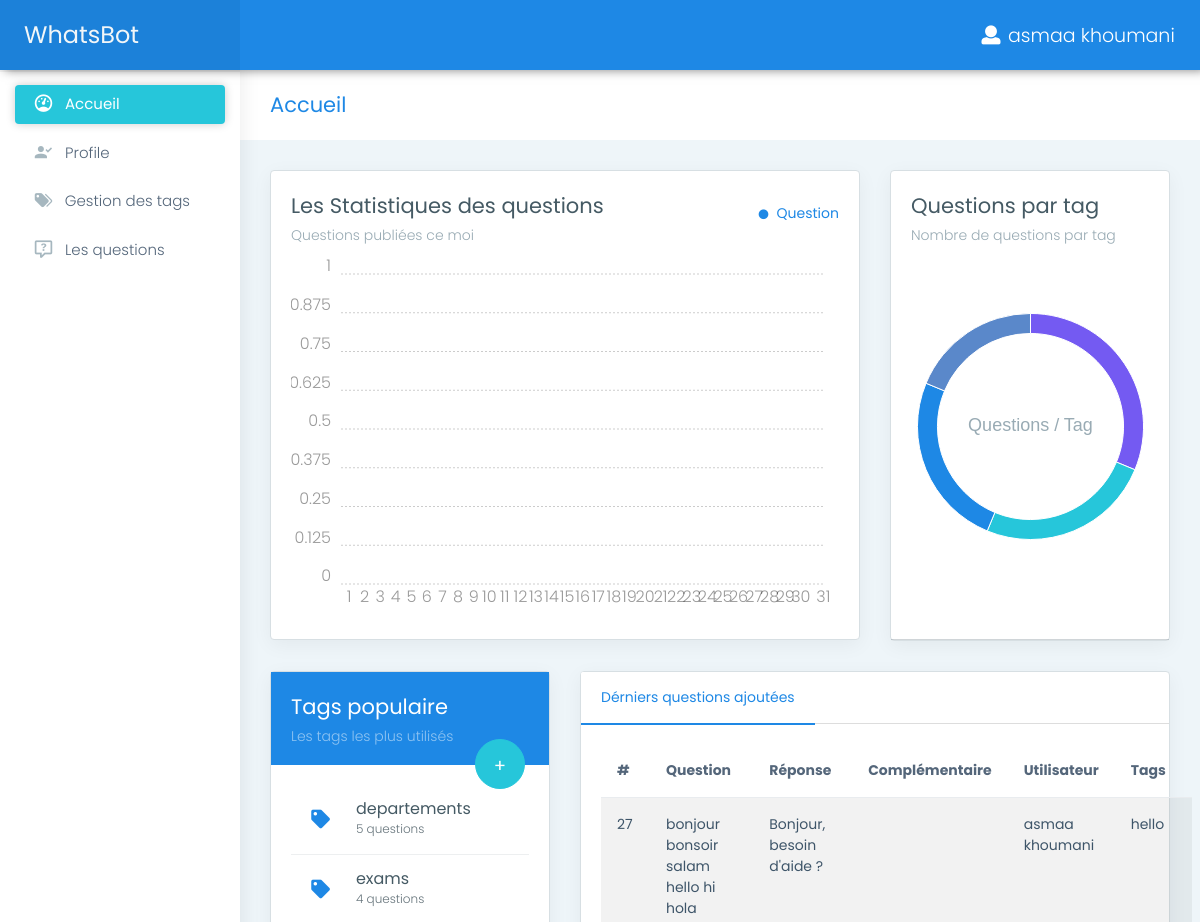
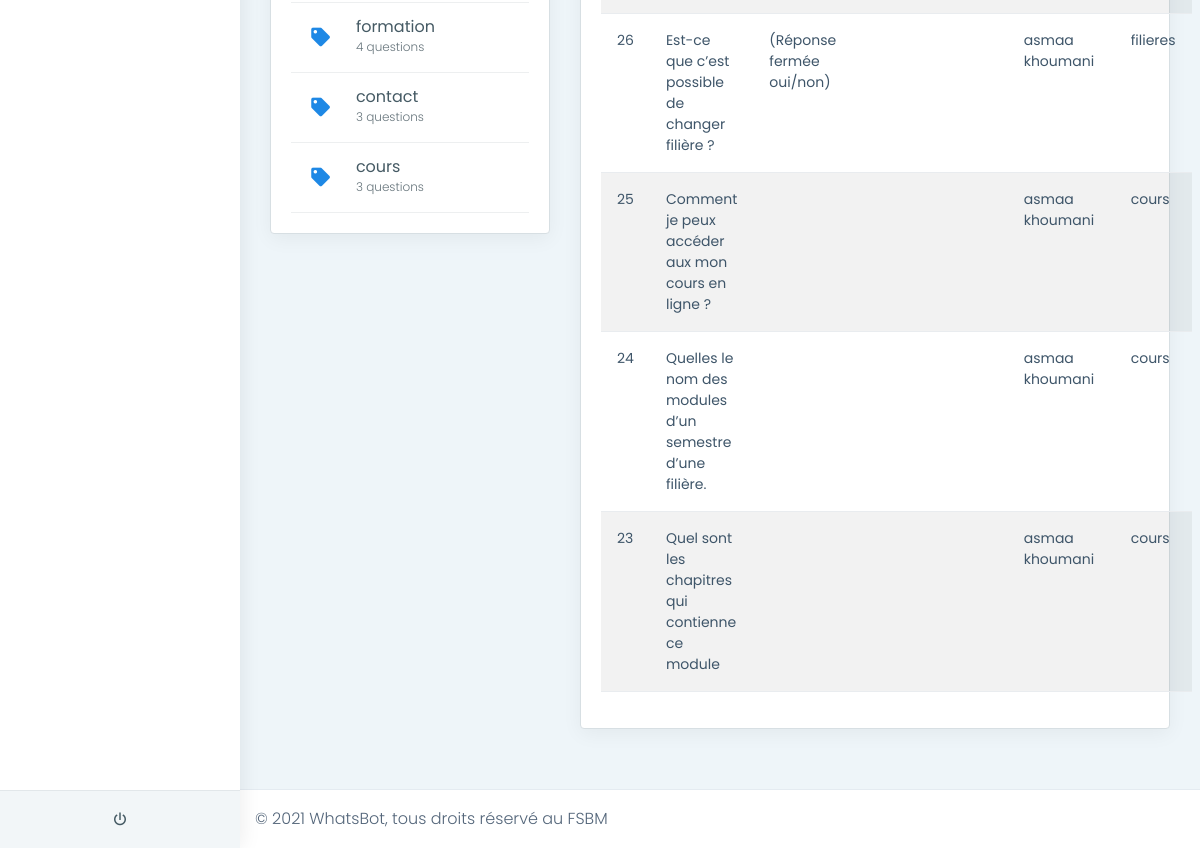
/index.php (signed in), run on the app's committed database (2 pictures, top to bottom).
### tables this page shows
CREATE TABLE `users` (
  `id` int(11) NOT NULL,
  `username` varchar(50) NOT NULL,
  `email` varchar(150) NOT NULL,
  `password` varchar(128) NOT NULL,
  `created_at` timestamp NOT NULL DEFAULT current_timestamp(),
  `updated_at` timestamp NOT NULL DEFAULT current_timestamp() ON UPDATE current_timestamp()
);

CREATE TABLE `questions_tags` (
  `question_id` int(11) NOT NULL,
  `tag_id` int(11) NOT NULL
);

CREATE TABLE `tags` (
  `id` int(11) NOT NULL,
  `name` varchar(60) NOT NULL,
  `description` text NOT NULL,
  `synonyms` text DEFAULT NULL,
  `level` int(11) NOT NULL,
  `created_at` timestamp NOT NULL DEFAULT current_timestamp(),
  `updated_at` timestamp NOT NULL DEFAULT current_timestamp() ON UPDATE current_timestamp()
);

CREATE TABLE `questions` (
  `id` int(11) NOT NULL,
  `content` text NOT NULL,
  `answer` text NOT NULL,
  `related_to` int(11) NOT NULL DEFAULT 0,
  `user_id` int(11) NOT NULL,
  `created_at` timestamp NOT NULL DEFAULT current_timestamp(),
  `updated_at` timestamp NOT NULL DEFAULT current_timestamp() ON UPDATE current_timestamp()
);

### routes.php (called while the page is built, shortened)
<?php
function route($name, $params = []){
    $p = [];
    $p = implode('&', $p);
    $ctrl = 'controllers/';
    switch($name){
        case 'logout': return $ctrl.'logout.php';
    }
}

### index.php (the view, shortened to what this page needs)
<?php require_once 'header.php' ?>
        <div class="page-wrapper">
            <div class="page-breadcrumb">
                <div class="row align-items-center">
                    <div class="col-md-6 col-8 align-self-center">
                        <h3 class="page-title mb-0 p-0">Accueil</h3>
                    </div>
                </div>
            </div>
            <div class="container-fluid">
                <div class="row">
                    <div class="col-lg-8">
                        <div class="card">
                            <div class="card-body">
                                <div class="row">
                                    <div class="col-12">
                                        <div class="d-flex flex-wrap align-items-center">
                                            <div>
                                                <h3 class="card-title"> Les Statistiques des questions</h3>
                                                <h6 class="card-subtitle">Questions publiées ce moi</h6>
                                            </div>
                                            <div class="ms-lg-auto mx-sm-auto mx-lg-0">
                                                <ul class="list-inline d-flex">
                                                    <li>
                                                        <h6 class="text-info"><i
                                                                class="fa fa-circle font-10 me-2"></i>Question</h6>
                                                    </li>
                                                </ul>
                                            </div>
                                        </div>
                                    </div>
                                    <div class="col-12">
                                        <div class="amp-pxl" style="height: 360px;">
                                        </div>
                                    </div>
                                </div>
                            </div>
                        </div>
                    </div>
                    <div class="col-lg-4">
                        <div class="card">
                            <div class="card-body">
                                <h3 class="card-title">Questions par tag </h3>
                                <h6 class="card-subtitle">Nombre de questions par tag</h6>
                                <div id="visitor"
                                    style="height: 360px; width: 100%; max-height: 360px; position: relative;"
                                    class="c3">
                                </div>
                            </div>
                            <div>
                                <hr class="mt-0 mb-0">
                            </div>
                        </div>
                    </div>
                </div>
                <div class="row">
                    <div class="col-lg-4 col-xlg-3">
                        <div class="card">
                            <div class="card-body bg-info">
                                <h4 class="text-white card-title">Tags populaire</h4>
                                <h6 class="card-subtitle text-white mb-0 op-5">Les tags les plus utilisés</h6>
                            </div>
                            <div class="card-body">
                                <div class="message-box contact-box">
                                    <h2 class="add-ct-btn"><a href="tags.php"
                                            class="btn btn-circle btn-lg btn-success waves-effect waves-dark">+</a>
                                    </h2>
                                    <div class="message-widget contact-widget">
                                        <?php
                                            $tags = $conn->query("SELECT *, count(tag_id) nb from tags INNER JOIN questions_tags ON tags.id=questions_tags.tag_id
                                            GROUP BY tags.id DESC ORDER BY nb DESC LIMIT 5");
                                            while($tag = $tags->fetch_object()):
                                        ?>
                                        <a class="d-flex align-items-center">
                                            <div class="user-img mb-0"> <i class="fa fa-fw fa-tag m-2 fa-lg"></i></div>
                                            <div class="mail-contnet">
                                                <h5 class="mb-0"><?= $tag->name ?></h5> <span
                                                    class="mail-desc"><?= $tag->nb ?> questions</span>
                                            </div>
                                        </a>
                                        <?php endwhile ?>
                                    </div>
                                </div>
                            </div>
                        </div>
                    </div>
                    <div class="col-lg-8 col-xlg-9">
                        <div class="card">
                            <ul class="nav nav-tabs profile-tab" role="tablist">
                                <li class="nav-item"> <a class="nav-link active" data-bs-toggle="tab" href="#home"
                                        role="tab">Dérniers questions ajoutées</a>
                                </li>
                            </ul>
                            <div class="tab-content">
                                <div class="tab-pane active" id="home" role="tabpanel">
                                    <div class="card-body">
                                        <table class="table table-striped">
                                            <thead>
                                                <tr>
                                                    <th>#</th>
                                                    <th>Question</th>
                                                    <th>Réponse</th>
                                                    <th>Complémentaire</th>
                                                    <th>Utilisateur</th>
                                                    <th>Tags</th>
                                                </tr>
                                            </thead>
                                            <tbody>
                                            <?php
                                                $questions = $conn->query('SELECT questions.id id, content, answer, related_to, username FROM questions INNER JOIN users ON
                                                users.id = questions.user_id ORDER BY questions.id DESC LIMIT 5');
                                                while($question = $questions->fetch_object()):
                                                    $tags = $conn->query("SELECT * FROM questions_tags INNER JOIN tags ON questions_tags.tag_id=tags.id
                                                    WHERE questions_tags.question_id='{$question->id}'")->fetch_all(MYSQLI_ASSOC);
                                                    $tg = [];
                                                    foreach($tags as $tag) $tg[] = $tag['name'];
                                                    $tags = implode(', ', $tg);
                                                    if($question->related_to != 0)
                                                        $related = $conn->query("SELECT content FROM questions WHERE id='{$question->related_to}'")
                                                        ->fetch_array()['content'];
                                                    else $related = "";
                                            ?>
                                                <tr>
                                                    <td><?= $question->id ?></td>
                                                    <td><?= $question->content ?></td>
                                                    <td><?= $question->answer ?></td>
                                                    <td><?= $related ?></td>
                                                    <td><?= $question->username ?></td>
                                                    <td><?= $tags ?></td>
                                                </tr>
                                            <?php endwhile ?>
                                            </tbody>
                                        </table>
                                    </div>
                                </div>
                            </div>
                        </div>
                    </div>
                </div>
            </div>
<?php require_once 'footer.php' ?>

### header.php (shortened to what this page needs)
<?php require_once 'config.php';
$user = $conn->query("SELECT * FROM users WHERE id = '{$_SESSION[APP_SESSION_ID]}'")->fetch_object();
?>
<!DOCTYPE html>
<html dir="ltr" lang="en">
<head>
    <link href="assets/plugins/chartist-js/dist/chartist.min.css" rel="stylesheet">
    <link href="assets/plugins/chartist-js/dist/chartist-init.css" rel="stylesheet">
    <link href="assets/plugins/chartist-plugin-tooltip-master/dist/chartist-plugin-tooltip.css" rel="stylesheet">
    <link href="https://cdn.jsdelivr.net/npm/select2@4.1.0-rc.0/dist/css/select2.min.css" rel="stylesheet" />
    <link rel="stylesheet" href="//cdn.datatables.net/1.10.24/css/jquery.dataTables.min.css">
    <link href="assets/plugins/c3-master/c3.min.css" rel="stylesheet">
    <link href="assets/css/style.min.css" rel="stylesheet">
</head>
<body>
    <div id="main-wrapper" data-layout="vertical" data-navbarbg="skin6" data-sidebartype="full"
        data-sidebar-position="absolute" data-header-position="absolute" data-boxed-layout="full">
        <header class="topbar" data-navbarbg="skin6">
            <nav class="navbar top-navbar navbar-expand-md navbar-dark">
                <div class="navbar-header" data-logobg="skin6">
                    <a class="navbar-brand ms-4" href="index.php">
                        <span class="logo-text">
                            <span class="text-light" style="font-size: 24px;"><?= APP_NAME ?></span>
                        </span>
                    </a>
                </div>
                <div class="navbar-collapse collapse" id="navbarSupportedContent" data-navbarbg="skin5">
                    <ul class="navbar-nav">
                        <li class="nav-item dropdown">
                            <a class="nav-link dropdown-toggle text-muted waves-effect waves-dark" href="#" id="navbarDropdown" role="button" data-bs-toggle="dropdown" aria-expanded="false">
                               <i class="fa fa-fw fa-user"></i> <?= $user->username ?>
                            </a>
                        </li>
                    </ul>
                </div>
            </nav>
        </header>
        <aside class="left-sidebar" data-sidebarbg="skin6">
            <div class="scroll-sidebar">
                <nav class="sidebar-nav">
                    <ul id="sidebarnav">
                        <li class="sidebar-item"> <a class="sidebar-link waves-effect waves-dark sidebar-link"
                                href="index.php" aria-expanded="false"><i class="mdi me-2 mdi-gauge"></i><span
                                    class="hide-menu">Accueil</span></a></li>
                        <li class="sidebar-item"> <a class="sidebar-link waves-effect waves-dark sidebar-link"
                                href="profile.php" aria-expanded="false">
                                <i class="mdi me-2 mdi-account-check"></i><span class="hide-menu">Profile</span></a>
                        </li>
                        <li class="sidebar-item"> <a class="sidebar-link waves-effect waves-dark sidebar-link"
                                href="tags.php" aria-expanded="false"><i class="mdi me-2 mdi-tag-multiple"></i><span
                                    class="hide-menu">Gestion des tags</span></a></li>
                        <li class="sidebar-item"> <a class="sidebar-link waves-effect waves-dark sidebar-link"
                            href="questions.php" aria-expanded="false"><i class="mdi me-2 mdi-comment-question-outline"></i><span
                                class="hide-menu">Les questions</span></a></li>
                    </ul>
                </nav>
            </div>
            <div class="sidebar-footer">
                <div class="row">
                    <div class="col-12 link-wrap">
                        <a href="<?= route('logout') ?>" class="link" data-toggle="tooltip" title="" data-original-title="Logout"><i
                                class="mdi mdi-power"></i></a>
                    </div>
                </div>
            </div>
        </aside>

### footer.php (shortened to what this page needs)
            <footer class="footer"> © 2021 <?= COPYRIGHT ?>
            </footer>
        </div>
    </div>
</body>
</html>

### data on the page
users: username "asmaa khoumani"
questions_tags: tag.name "departements", nb "5"
questions_tags: tag.name "exams", nb "4"
questions_tags: tag.name "formation", nb "4"
questions_tags: tag.name "contact", nb "3"
questions_tags: tag.name "cours", nb "3"
questions: id "27", content "bonjour bonsoir salam hello hi hola", answer "Bonjour, besoin d'aide ?", user.username "asmaa khoumani", tags "hello"
questions: id "26", content "Est-ce que c’est possible de changer filière ?", answer "(Réponse fermée oui/non)", user.username "asmaa khoumani", tags "filieres"
questions: id "25", content "Comment je peux accéder aux mon cours en ligne ?", user.username "asmaa khoumani", tags "cours"
questions: id "24", content "Quelles le nom des modules d’un semestre d’une filière.", user.username "asmaa khoumani", tags "cours"
questions: id "23", content "Quel sont les chapitres qui contienne ce module", user.username "asmaa khoumani", tags "cours"

### other printed values
APP_NAME "WhatsBot"
COPYRIGHT "WhatsBot, tous droits réservé au FSBM"
